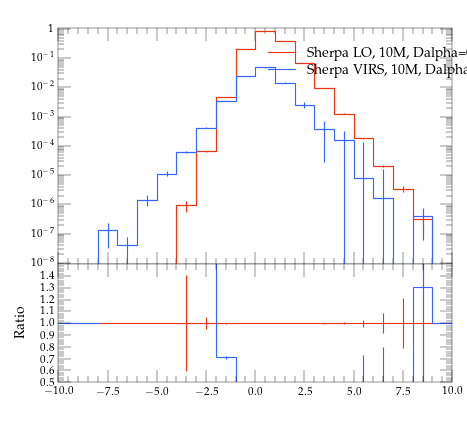

This figure's Python source:
#! /usr/bin/env python

# This Python script was auto-generated using YODA v2.0.0.
# Analysis object: /evtb/inc_jb_y
# Timestamp: 15-04-2024 (14:39:01)

import matplotlib as mpl
import matplotlib.pyplot as plt
mpl.use('Agg') # comment out for interactive use
import os
import numpy as np

plotDir = os.path.split(os.path.realpath(__file__))[0]
if 'YODA_USER_PLOT_PATH' in globals():
    plot_outdir = globals()['YODA_USER_PLOT_PATH']
else:
    plot_outdir = plotDir

#plot style
plt.style.use(os.path.join(plotDir, '../default.mplstyle'))
# plot metadata
figW, figH = plt.rcParams['figure.figsize']
ax_xLabel = r''
ax_yLabel = r''
ax_title  = r''
ax_xScale = 'linear'
ax_yScale = 'log'
xLims = (-10.0, 10.0)
yLims = (9.000000000000001e-09, 1.1)

# TeX-friendly labels for the legend
labels = [ r"Sherpa LO, 10M, Dalpha=0.01", r"Sherpa VIRS, 10M, Dalpha=0.01" ]

# Create figure and axis objects
fig, (ax, ratio0_ax) = plt.subplots(2, 1, sharex=True,
                  figsize=(figW,figH), gridspec_kw={'height_ratios': (2, 1)})
ratio0_ax.yaxis.set_major_locator(mpl.ticker.MultipleLocator(0.1))
ratio0_ax.set_ylim(0.5, 1.4999)
ratio0_ax.set_ylabel('Ratio')

# LineColor map: curve index -> color
linecolors = {0: '#EE3311', 1: '#3366FF'}
# the numerical data is stored in a separate file
dataf = dict()
prefix = os.path.split(__file__)[0]
if prefix:    prefix = prefix + '/'
exec(open(prefix+'inc_jb_y__data.py').read(), dataf)


legend_handles = [] # keep track of handles for the legend

# style options for curves
# starts at zorder>=5 to draw curve on top of legend
styles = {
  'curve0': {
    'color' : linecolors[0],
    'linestyle' : '-',
    'marker' : 'o',
    'zorder' : 5,
    'histstyle' : True,
  },
  'curve1': {
    'color' : linecolors[1],
    'linestyle' : '-',
    'marker' : 'o',
    'zorder' : 6,
    'histstyle' : True,
  },
}
# curve from input yoda files in main panel
for label in dataf['yvals'].keys():
    if all(np.isnan(v) for v in dataf['yvals'][label]):
        continue
    tmp = None
    if styles[label]['histstyle']: # draw as histogram
        tmp, = ax.plot(dataf['xedges'], dataf['yedges'][label],
                       color=styles[label]['color'],
                       linestyle=styles[label]['linestyle'],
                       drawstyle='steps-pre', solid_joinstyle='miter',
                       zorder=styles[label]['zorder'], label=label)
        ax.errorbar(dataf['xpoints'], dataf['yvals'][label], color=styles[label]['color'],
                    xerr=dataf['xerrs'], yerr=[dataf['ydowns'][label], dataf['yups'][label]],
                    linestyle='none', zorder=styles[label]['zorder'])
    else: # draw as scatter
        tmp = ax.errorbar(dataf['xpoints'], dataf['yvals'][label],
                          xerr=dataf['xerrs'],
                          yerr=[ dataf['ydowns'][label],
                          dataf['yups'][label] ],
                          fmt=styles[label]['marker'],
                          ecolor=styles[label]['color'],
                          color=styles[label]['color'], zorder=2)
        tmp[-1][0].set_linestyle(styles[label]['linestyle'])
    legend_handles += [tmp]
    for varLabel in dataf['variation_yvals'].keys():
        if varLabel.startswith(label):
            tmp, = ax.plot(dataf['xedges'], dataf['variation_yvals'][varLabel],
                           color=styles[label]['color'],
                           linestyle=styles[label]['linestyle'],
                           drawstyle='steps-pre', solid_joinstyle='miter',
                           zorder=styles[label]['zorder'], alpha=0.5)


# plots on ratio panel
# curve from input yoda files in ratio panel
for label, yvals in dataf['ratio0_yvals'].items():
    if all(np.isnan(v) for v in yvals):
        continue
    if styles[label]['histstyle']: # plot as histogram
        ratio0_ax.plot(dataf['xedges'], yvals,
                       color=styles[label]['color'],
                       linestyle=styles[label]['linestyle'],
                       drawstyle='steps-pre', zorder=1,
                       solid_joinstyle='miter')
        ratio0_ax.vlines(dataf['xpoints'],
                         dataf['ratio0_ymin'][label],
                         dataf['ratio0_ymax'][label],
                         color=styles[label]['color'], zorder=1)
    else: # plot as scatter
        tmp = ratio0_ax.errorbar(dataf['xpoints'],
                                 yvals, xerr=dataf['xerrs'],
                                 yerr=dataf['ratio0_yerrs'][label],
                                 fmt=styles[label]['marker'],
                                 ecolor=styles[label]['color'],
                                 color=styles[label]['color'])
        tmp[-1][0].set_linestyle(styles[label]['linestyle'])

    for varlabel in dataf['ratio0_variation_vals'].keys():
        if varlabel.startswith(label):
            ratio0_ax.plot(dataf['xedges'],
                            dataf['ratio0_variation_vals'][varlabel],
                            color=styles[label]['color'],
                            linestyle=styles[label]['linestyle'],
                            drawstyle='steps-pre', solid_joinstyle='miter',
                            zorder=1, alpha=0.5)

legend_pos = (0.5, 0.97)
ax.legend(legend_handles, labels, loc='upper left', bbox_to_anchor=legend_pos)

# set plot metadata as defined above
ratio0_ax.set_xlabel(ax_xLabel)
ratio0_ax.xaxis.set_label_coords(1., -.15)
ax.set_ylabel(ax_yLabel, loc='top')
ax.set_title(ax_title, loc='left')
ax.set_xscale(ax_xScale)
ax.set_yscale(ax_yScale)
ax.set_xlim(xLims)
ax.set_ylim(yLims)

# tick formatting
plt.rcParams['xtick.top'] = True
plt.rcParams['ytick.right'] = True
ax.yaxis.set_major_locator(mpl.ticker.LogLocator(base=10.0, numticks=np.inf))
ax.yaxis.set_minor_locator(mpl.ticker.LogLocator(
                           base=10.0, subs=np.arange(0.1, 1, 0.1), numticks=np.inf))
fig.align_ylabels((ax, ratio0_ax))
plt.savefig(os.path.join(plot_outdir, 'inc_jb_y.pdf'), format='PDF')
plt.savefig(os.path.join(plot_outdir, 'inc_jb_y.png'), format='PNG')

plt.close(fig)
